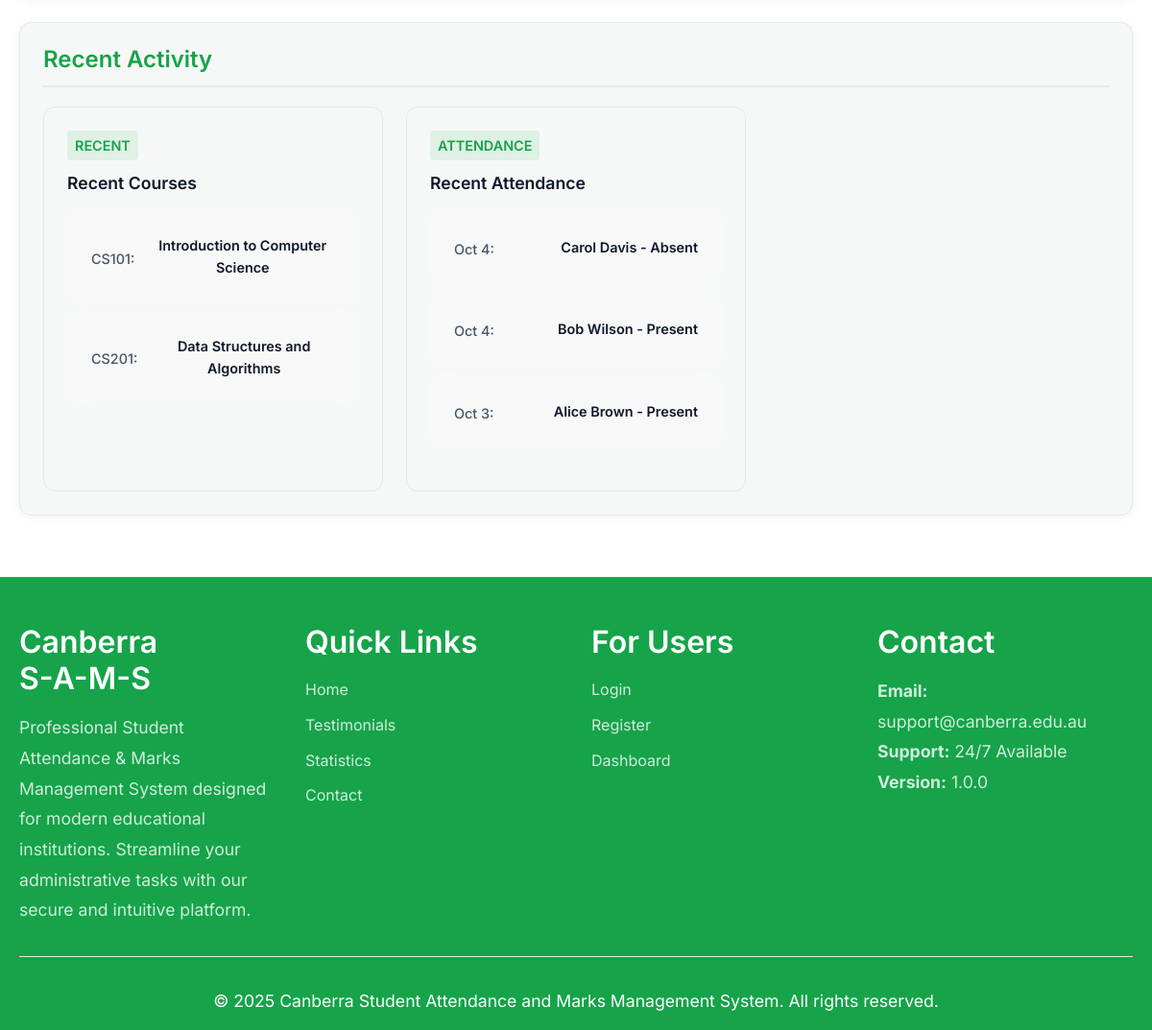
The page /dashboard.php (signed in, lower part) on the database as committed earlier.
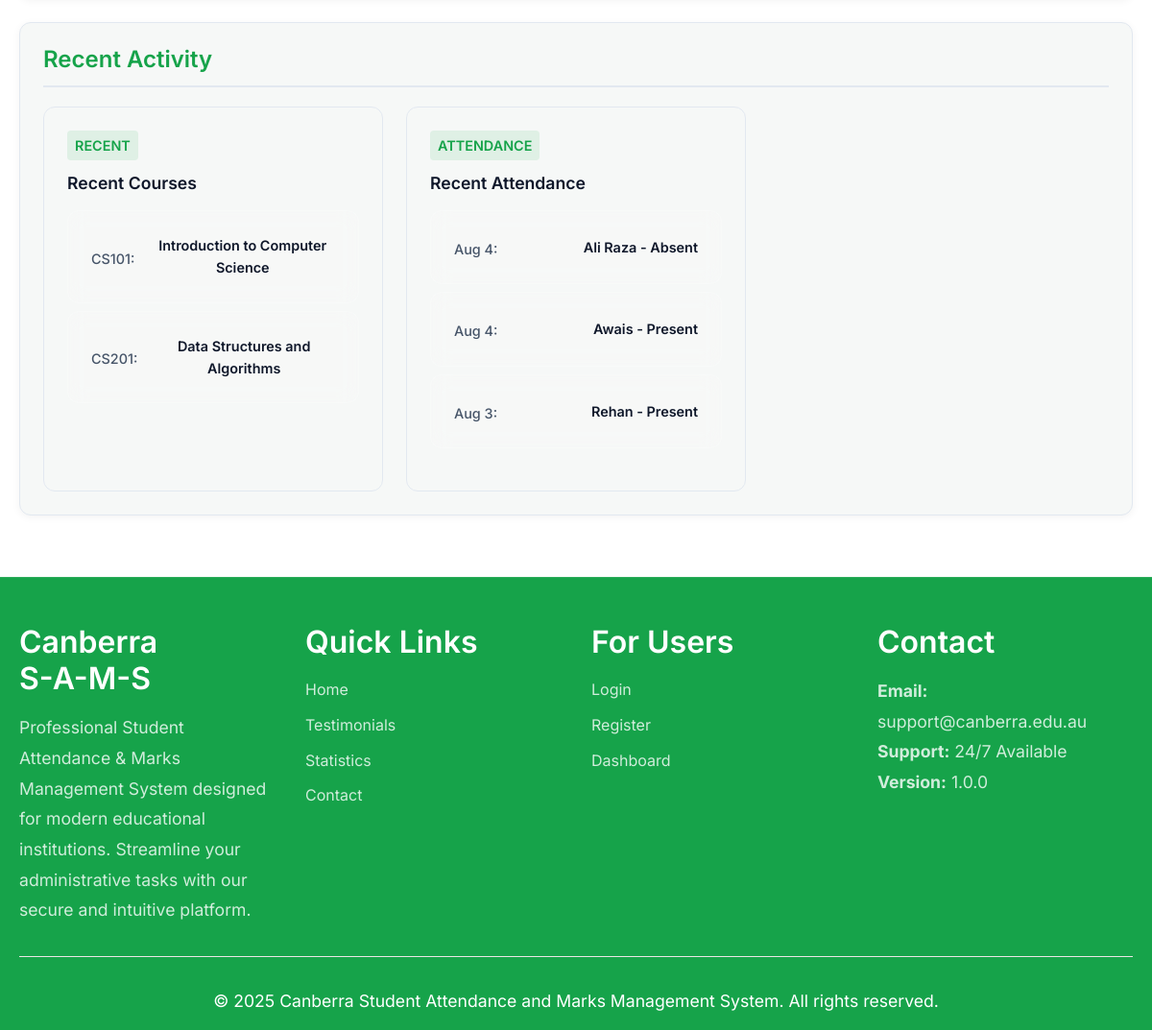
The same page on the database as committed later.
### tables this page shows
CREATE TABLE attendance (
    attendance_id INT AUTO_INCREMENT PRIMARY KEY,
    student_id INT NOT NULL,
    course_id INT NOT NULL,
    date DATE NOT NULL,
    status ENUM('Present', 'Absent') NOT NULL,
    created_at TIMESTAMP DEFAULT CURRENT_TIMESTAMP,
    FOREIGN KEY (student_id) REFERENCES users(user_id) ON DELETE CASCADE,
    FOREIGN KEY (course_id) REFERENCES courses(course_id) ON DELETE CASCADE,
    UNIQUE KEY unique_attendance (student_id, course_id, date)
);

CREATE TABLE users (
    user_id INT AUTO_INCREMENT PRIMARY KEY,
    name VARCHAR(255) NOT NULL,
    email VARCHAR(255) UNIQUE NOT NULL,
    password VARCHAR(255) NOT NULL,
    role ENUM('student', 'lecturer') NOT NULL,
    created_at TIMESTAMP DEFAULT CURRENT_TIMESTAMP
);

### includes/auth.php (called while the page is built, shortened)
<?php
function current_user() {
    if (isset($_SESSION['user_id']) && isset($_SESSION['role']) && isset($_SESSION['name'])) {
        return [
            'user_id' => $_SESSION['user_id'],
            'name' => $_SESSION['name'],
            'role' => $_SESSION['role']
        ];
    }
    return null;
}
?>

### dashboard.php (the view, shortened to what the changed rows need)
<?php
require_once 'includes/header.php';
$user = current_user();
$stats = [];
if ($user['role'] === 'lecturer') {
    try {
        $stmt = $pdo->prepare("SELECT COUNT(*) FROM courses WHERE lecturer_id = ?");
        $stmt->execute([$user['user_id']]);
        $stats['total_courses'] = $stmt->fetchColumn();
        $stmt = $pdo->prepare("
            SELECT COUNT(DISTINCT e.student_id)
            FROM enrollments e
            JOIN courses c ON c.course_id = e.course_id
            WHERE c.lecturer_id = ?
        ");
        $stmt->execute([$user['user_id']]);
        $stats['total_students'] = $stmt->fetchColumn();
        $stmt = $pdo->prepare("
            SELECT COUNT(*)
            FROM attendance a
            JOIN courses c ON c.course_id = a.course_id
            WHERE c.lecturer_id = ?
        ");
        $stmt->execute([$user['user_id']]);
        $stats['total_attendance_records'] = $stmt->fetchColumn();
        $stmt = $pdo->prepare("
            SELECT ROUND(AVG(CASE WHEN a.status = 'Present' THEN 100 ELSE 0 END), 1)
            FROM attendance a
            JOIN courses c ON c.course_id = a.course_id
            WHERE c.lecturer_id = ?
        ");
        $stmt->execute([$user['user_id']]);
        $stats['avg_attendance_rate'] = $stmt->fetchColumn() ?? 0;
        $stmt = $pdo->prepare("
            SELECT COUNT(*)
            FROM marks m
            JOIN courses c ON c.course_id = m.course_id
            WHERE c.lecturer_id = ?
        ");
        $stmt->execute([$user['user_id']]);
        $stats['total_marks'] = $stmt->fetchColumn();
        $stmt = $pdo->prepare("
            SELECT course_id, course_name, course_code, semester, created_at
            FROM courses
            WHERE lecturer_id = ?
            ORDER BY created_at DESC
            LIMIT 5
        ");
        $stmt->execute([$user['user_id']]);
        $stats['recent_courses'] = $stmt->fetchAll();
        $stmt = $pdo->prepare("
            SELECT a.date, a.status, c.course_name, c.course_code, u.name as student_name
            FROM attendance a
            JOIN courses c ON c.course_id = a.course_id
            JOIN users u ON u.user_id = a.student_id
            WHERE c.lecturer_id = ?
            ORDER BY a.date DESC, a.created_at DESC
            LIMIT 5
        ");
        $stmt->execute([$user['user_id']]);
        $stats['recent_attendance'] = $stmt->fetchAll();
    } catch (Exception $e) {
        $stats = [
            'total_courses' => 0,
            'total_students' => 0,
            'total_attendance_records' => 0,
            'avg_attendance_rate' => 0,
            'total_marks' => 0,
            'recent_courses' => [],
            'recent_attendance' => []
        ];
    }
}
?>
<div class="dashboard-container">
    <?php if ($user['role'] === 'lecturer'): ?>
        <?php if (!empty($stats['recent_courses']) || !empty($stats['recent_attendance'])): ?>
        <div class="dashboard-section">
            <div class="section-header">
                <h2>Recent Activity</h2>
            </div>
            <div class="courses-grid">
                <?php if (!empty($stats['recent_attendance'])): ?>
                <div class="course-card">
                    <div class="course-stats">
                        <?php foreach (array_slice($stats['recent_attendance'], 0, 3) as $attendance): ?>
                        <div class="stat-item">
                            <span class="stat-label"><?php echo date('M j', strtotime($attendance['date'])); ?>:</span>
                            <span class="stat-value"><?php echo htmlspecialchars($attendance['student_name']); ?> - <?php echo $attendance['status']; ?></span>
                        </div>
                        <?php endforeach; ?>
                    </div>
                </div>
                <?php endif; ?>
            </div>
        </div>
        <?php endif; ?>
    <?php endif; ?>
</div>
<?php require_once 'includes/footer.php'; ?>

Rows that differ between the two databases and show on the page:
changed attendance "Absent": date "Oct 4" → "Aug 4"; student.name "Carol Davis" → "Ali Raza"
changed attendance: date "Oct 4" → "Aug 4"; student.name "Bob Wilson" → "Awais"
changed attendance: date "Oct 3" → "Aug 3"; student.name "Alice Brown" → "Rehan"
